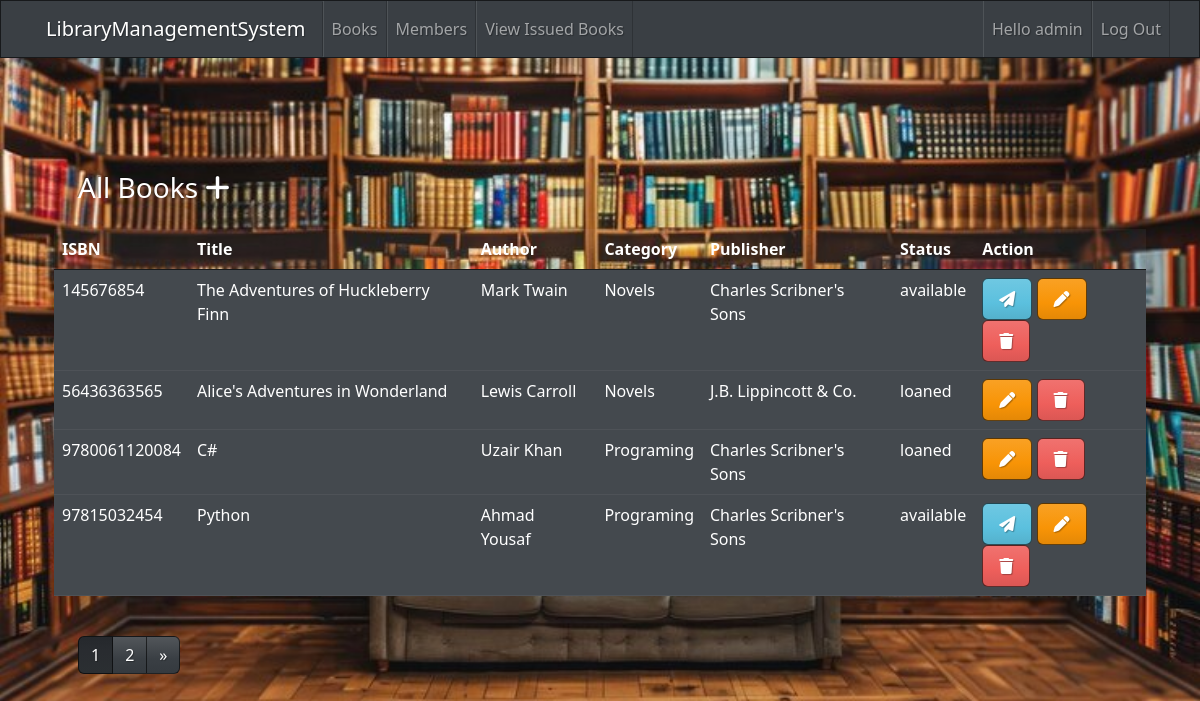
Page /library/books/ (signed in) on the committed database.
### library/models.py (models this page shows, shortened)
class Member(AbstractUser):
    STATUS_CHOICES = [
        ('active', 'Active'),
        ('closed', 'Closed'),
        ('blacklist', 'Blacklist'),
    ]
    USER = [
        ('librarian', 'Librarian'),
        ('student', 'Student'),
    ]
    user_type = models.CharField(choices=USER, max_length=50, default='student')
    membership_date = models.DateTimeField(auto_now_add=True)
    membership_status = models.CharField(max_length=20, choices=STATUS_CHOICES, default='active')

class Book(models.Model):
    STATUS = [
        ('available', 'Available'),
        ('loaned', 'Loaned'),
        ('lost', 'Lost'),
    ]
    title = models.CharField(max_length=200)
    author = models.ForeignKey(Author, on_delete=models.CASCADE)
    category = models.ForeignKey(Category, on_delete=models.CASCADE)
    publisher = models.CharField(max_length=200)
    isbn = models.CharField(max_length=13, unique=True)
    status = models.CharField(max_length=50, choices=STATUS, default='available')
    add_date = models.DateTimeField(auto_now_add=True)

class Author(models.Model):
    first_name = models.CharField(max_length=200)
    last_name = models.CharField(max_length=200)
    def __str__(self):
        return f'{self.first_name} {self.last_name}'

class Category(models.Model):
    category_name = models.CharField(max_length=100)
    def __str__(self):
        return self.category_name

### library/decorators.py (the view)
    def _wrapped_view_func(request, *args, **kwargs):
        if request.user.user_type == 'librarian' or request.user.is_staff:
            return view_func(request, *args, **kwargs)
        else:
            raise PermissionDenied

### library/views.py (called while the page is built)
@login_required
@librarian_or_admin_required
def BookListView(request):
    book = Book.objects.all().order_by('-add_date')
    paginator = Paginator(book, 4)
    page_number = request.GET.get("page")
    books_obj = paginator.get_page(page_number)
    context = {
        "books_obj": books_obj
    }
    return render(request, 'books.html', context)

### library/templates/books.html (shortened to what this page needs)
{% extends 'base.html' %}
{% block content %}
<div class="container-fluid">
    <h3 class="m-4">All Books <a href="{% url 'add_book' %}"><i class="fa-solid fa-plus mt-5"></i></a></h3>
    <div class="table-responsive">
        <table class="table">
            <thead>
                <tr>
                    <th scope="col">ISBN</th>
                    <th scope="col">Title</th>
                    <th scope="col">Author</th>
                    <th scope="col">Category</th>
                    <th scope="col">Publisher</th>
                    <th scope="col">Status</th>
                    <th scope="col">Action</th>
                </tr>
            </thead>
            <tbody>
                {% for book in books_obj %}
                <tr class="table-primary">
                    <td>{{ book.isbn }}</td>
                    <td>{{ book.title }}</td>
                    <td>{{ book.author }}</td>
                    <td>{{ book.category }}</td>
                    <td>{{ book.publisher}}</td>
                    <td>{{ book.status }}</td>
                    <td>
                        {% if not book.status == 'loaned'%}
                        <a href="{% url 'issue_book' book.id %}"><i class="fa-solid fa-paper-plane btn btn-info"></i></a>
                        {% endif %}
                        <a href="{% url 'edit_book' book.id %}"><i class="fa-solid fa-pen btn btn-warning"></i></a>
                        <a href="" data-bs-toggle="modal" data-bs-target="#deleteBook{{book.id}}"><i class="fa-solid fa-trash btn btn-danger"></i></a>
                    </td>
                </tr>
                {% endfor %}
            </tbody>
        </table>
    </div>
    {% if books_obj.paginator.num_pages > 1 %}
    <div class="m-4 text-start">
        <ul class="pagination">
            {% for page in books_obj.paginator.page_range %}
            {% if page == books_obj.number %}
            <li class="page-item active">
                <a class="page-link" href="?page={{ page }}">{{ page }}</a>
            </li>
            {% else %}
            <li class="page-item">
                <a class="page-link" href="?page={{ page }}">{{ page }}</a>
            </li>
            {% endif %}
            {% endfor %}
            {% if books_obj.has_next %}
            <li class="page-item">
                <a class="page-link" href="?page={{ books_obj.next_page_number }}">&raquo;</a>
            </li>
            {% endif %}
        </ul>
    </div>
    {% endif %}
</div>
{% endblock content %}

### library/templates/base.html (shortened to what this page needs)
{% load static %}
<!DOCTYPE html>
<html lang="en">
  <head>
    <link rel="stylesheet" href="{% static 'css/bootstrap.min.css' %}" />
    <link
      rel="stylesheet"
      href="https://cdnjs.cloudflare.com/ajax/libs/font-awesome/6.2.0/css/all.min.css"
 />
  </head>
  <body>
    {% include 'nav.html' %}
    <div class="h-100 container d-flex align-items-center justify-content-center">
      {% block content %}
      {% endblock content %}
    </div>
  </body>
</html>

### library/templates/nav.html (shortened to what this page needs)
<div class="navbar navbar-expand-lg fixed-top navbar-dark bg-primary">
    <div class="container">
      <span class="navbar-brand">LibraryManagementSystem</span>
      <div class="collapse navbar-collapse" id="navbarResponsive">
        {% if request.user.is_staff or request.user.user_type == 'librarian' %}
        <ul class="navbar-nav">
            <li class="nav-item">
              <a class="nav-link" href="{% url 'books' %}"
                >Books
              </a>
            </li>
            <li class="nav-item">
              <a class="nav-link" href="{% url 'members' %}">Members</a>
            </li>
            <li class="nav-item">
              <a class="nav-link" href="{% url 'issue_book_view' %}">View Issued Books</a>
            </li>
        </ul>
        <ul class="navbar-nav ms-md-auto">
          <li class="nav-item">
            <span class="nav-link">Hello {{request.user.username}}</span>
          </li>
          <li class="nav-item">
            <a class="nav-link" href="{% url 'logout' %}">Log Out</a>
          </li>
        </ul>
        {% else %}
        <ul class="navbar-nav ms-md-auto">
            <li class="nav-item">
                <a class="nav-link" href="{% url 'login' %}">Login/Sign Up</a>
            </li>
        </ul>
        {% endif %}
      </div>
    </div>
  </div>

### rows in the picture
Member: user.username "admin"
Book: isbn "145676854", title "The Adventures of Huckleberry Finn", author "Mark Twain", category "Novels", publisher "Charles Scribner's Sons", status "available"
Book: isbn "56436363565", title "Alice's Adventures in Wonderland", author "Lewis Carroll", category "Novels", publisher "J.B. Lippincott & Co.", status "loaned"
Book: isbn "9780061120084", title "C#", author "Uzair Khan", category "Programing", publisher "Charles Scribner's Sons", status "loaned"
Book: isbn "97815032454", title "Python", author "Ahmad Yousaf", category "Programing", publisher "Charles Scribner's Sons", status "available"

### other values in the picture
{{ page }} "1"
{{ page }} "2"
